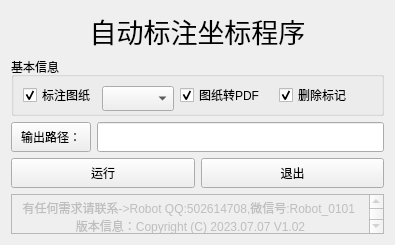
<?xml version="1.0" encoding="UTF-8"?>
<ui version="4.0">
 <class>Form</class>
 <widget class="QWidget" name="Form">
  <property name="geometry">
   <rect>
    <x>0</x>
    <y>0</y>
    <width>395</width>
    <height>245</height>
   </rect>
  </property>
  <property name="minimumSize">
   <size>
    <width>395</width>
    <height>245</height>
   </size>
  </property>
  <property name="maximumSize">
   <size>
    <width>395</width>
    <height>245</height>
   </size>
  </property>
  <property name="windowTitle">
   <string>工程自动化标注</string>
  </property>
  <property name="windowIcon">
   <iconset resource="icon.qrc">
    <normaloff>:/logo/favicon.ico</normaloff>:/logo/favicon.ico</iconset>
  </property>
  <layout class="QVBoxLayout" name="verticalLayout_4">
   <item>
    <layout class="QVBoxLayout" name="verticalLayout_2">
     <item>
      <widget class="QLabel" name="label_2">
       <property name="font">
        <font>
         <family>Arial</family>
         <pointsize>20</pointsize>
        </font>
       </property>
       <property name="text">
        <string>自动标注坐标程序</string>
       </property>
       <property name="alignment">
        <set>Qt::AlignCenter</set>
       </property>
      </widget>
     </item>
     <item>
      <widget class="QGroupBox" name="groupBox">
       <property name="title">
        <string>基本信息</string>
       </property>
       <layout class="QVBoxLayout" name="verticalLayout">
        <item>
         <layout class="QGridLayout" name="gridLayout">
          <item row="0" column="1">
           <widget class="QCheckBox" name="map2pdf">
            <property name="text">
             <string>图纸转PDF</string>
            </property>
            <property name="checked">
             <bool>true</bool>
            </property>
            <property name="tristate">
             <bool>false</bool>
            </property>
           </widget>
          </item>
          <item row="0" column="0">
           <layout class="QHBoxLayout" name="horizontalLayout_4">
            <item>
             <widget class="QCheckBox" name="mapNote">
              <property name="text">
               <string>标注图纸</string>
              </property>
              <property name="checked">
               <bool>true</bool>
              </property>
              <property name="tristate">
               <bool>false</bool>
              </property>
             </widget>
            </item>
            <item>
             <widget class="QComboBox" name="mapStep">
              <property name="minimumSize">
               <size>
                <width>0</width>
                <height>25</height>
               </size>
              </property>
             </widget>
            </item>
           </layout>
          </item>
          <item row="0" column="2">
           <widget class="QCheckBox" name="deleteNote">
            <property name="text">
             <string>删除标记</string>
            </property>
            <property name="checked">
             <bool>true</bool>
            </property>
            <property name="tristate">
             <bool>false</bool>
            </property>
           </widget>
          </item>
         </layout>
        </item>
       </layout>
      </widget>
     </item>
     <item>
      <layout class="QHBoxLayout" name="horizontalLayout_2">
       <item>
        <widget class="QPushButton" name="selPath">
         <property name="minimumSize">
          <size>
           <width>0</width>
           <height>30</height>
          </size>
         </property>
         <property name="text">
          <string>输出路径：</string>
         </property>
        </widget>
       </item>
       <item>
        <widget class="QLineEdit" name="outputPath">
         <property name="minimumSize">
          <size>
           <width>0</width>
           <height>30</height>
          </size>
         </property>
        </widget>
       </item>
      </layout>
     </item>
     <item>
      <layout class="QHBoxLayout" name="horizontalLayout">
       <item>
        <widget class="QPushButton" name="runProgram">
         <property name="minimumSize">
          <size>
           <width>0</width>
           <height>30</height>
          </size>
         </property>
         <property name="toolTip">
          <string>点击运行脚本...</string>
         </property>
         <property name="statusTip">
          <string>点击运行脚本...</string>
         </property>
         <property name="text">
          <string>运行</string>
         </property>
        </widget>
       </item>
       <item>
        <widget class="QPushButton" name="exitProgram">
         <property name="minimumSize">
          <size>
           <width>0</width>
           <height>30</height>
          </size>
         </property>
         <property name="toolTip">
          <string>点击退出脚本...</string>
         </property>
         <property name="statusTip">
          <string>点击退出脚本...</string>
         </property>
         <property name="text">
          <string>退出</string>
         </property>
        </widget>
       </item>
      </layout>
     </item>
     <item>
      <widget class="QTextBrowser" name="textBrowser">
       <property name="enabled">
        <bool>false</bool>
       </property>
       <property name="maximumSize">
        <size>
         <width>16777215</width>
         <height>40</height>
        </size>
       </property>
       <property name="html">
        <string>&lt;!DOCTYPE HTML PUBLIC &quot;-//W3C//DTD HTML 4.0//EN&quot; &quot;http://www.w3.org/TR/REC-html40/strict.dtd&quot;&gt;
&lt;html&gt;&lt;head&gt;&lt;meta name=&quot;qrichtext&quot; content=&quot;1&quot; /&gt;&lt;style type=&quot;text/css&quot;&gt;
p, li { white-space: pre-wrap; }
&lt;/style&gt;&lt;/head&gt;&lt;body style=&quot; font-family:'SimSun'; font-size:9pt; font-weight:400; font-style:normal;&quot;&gt;
&lt;p align=&quot;center&quot; style=&quot; margin-top:0px; margin-bottom:0px; margin-left:0px; margin-right:0px; -qt-block-indent:0; text-indent:0px;&quot;&gt;有任何需求请联系-&amp;gt;Robot QQ:502614708,微信号:Robot_0101 &lt;/p&gt;
&lt;p align=&quot;center&quot; style=&quot; margin-top:0px; margin-bottom:0px; margin-left:0px; margin-right:0px; -qt-block-indent:0; text-indent:0px;&quot;&gt;版本信息：Copyright (C) 2023.07.07 V1.02&lt;/p&gt;&lt;/body&gt;&lt;/html&gt;</string>
       </property>
      </widget>
     </item>
    </layout>
   </item>
  </layout>
 </widget>
 <resources>
  <include location="icon.qrc"/>
 </resources>
 <connections/>
</ui>
